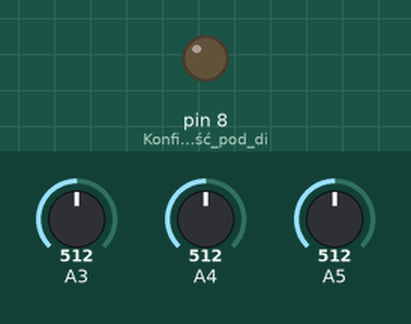
Recording of a sketch running on a simulated Arduino Uno, built with avr-gcc and run on an emulated ATmega328P. On the bench: output pins drawn as LEDs (lit = HIGH). The inputs (shaded band) are chosen by the test bench; at power-on: A4 = 512, A3 = 512, A5 = 512.

Above: at 1.2 s.
1.3 s: A4 set to 519
At 2.0 s:
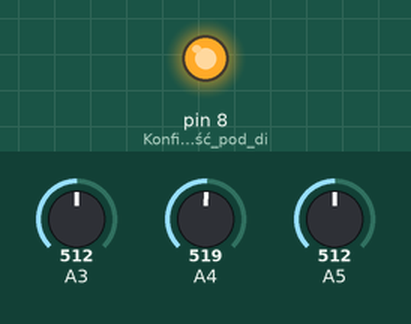
2.8 s: A4 set to 511
At 3.4 s:
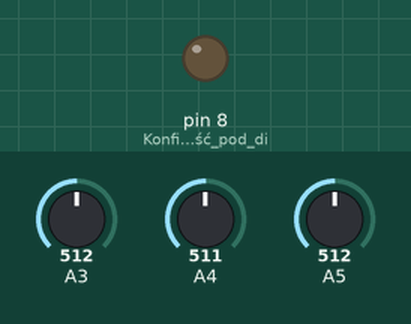
4.3 s: A4 set to 716
At 4.9 s:
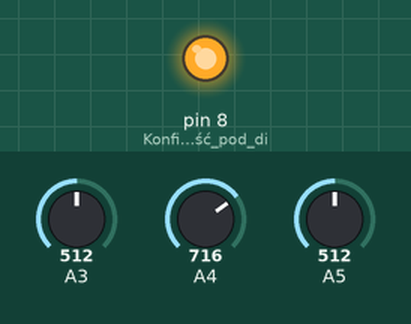
Timing chart, 0 to 7.3 s (numbered marks = the images above; inputs shaded):
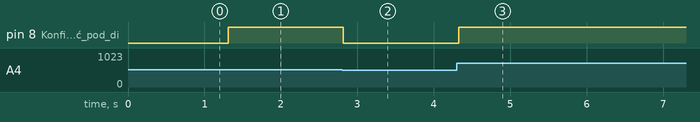

Measured:
- the behaviour switches between 512 and 513 on A4 (found by bisection; images 0 and 1)
- after the input at 1.3 s, pin 8 (Konfiguracja_wyjść_pod_di): LOW → HIGH at once
- after the input at 2.8 s, pin 8 (Konfiguracja_wyjść_pod_di): HIGH → LOW at once
- after the input at 4.3 s, pin 8 (Konfiguracja_wyjść_pod_di): LOW → HIGH at once

The sketch:

_2.ino
```cpp
int odczytanaWartosc1 = 0;
int odczytanaWartosc2 = 0;//Zmienna do przechowywania odczytu ADC
int prog = 0; //Próg włączenia światła - ustawiany potencjometrem

void setup() {
  pinMode(8, OUTPUT); //Konfiguracja wyjść pod diodę LED
}

void loop() {
  odczytanaWartosc1 = analogRead(A5);//Odczytanie wartości z ADC
  odczytanaWartosc2 = analogRead(A3);
  prog = analogRead(A4);//Odczytanie wartości z ADC

  if (odczytanaWartosc1 < prog && odczytanaWartosc2 < prog) { //Czy jest ciemniej od ustawionego progu?
     digitalWrite(8, HIGH);//Włączenie diody
  } else {
     digitalWrite(8, LOW);//Wyłączenie diody
  }

  delay(50);
}
```
